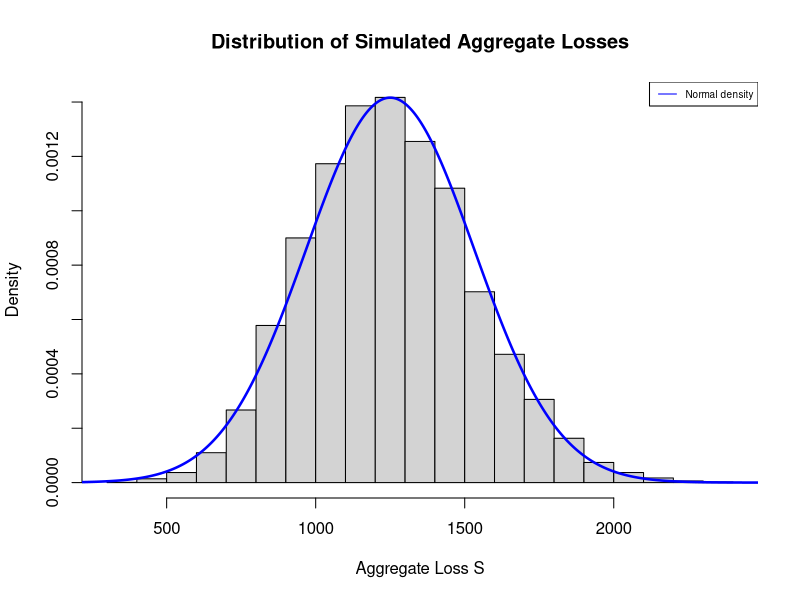

This figure's R source:
## ---- chunk 1

## ---- chunk 2

## ---- chunk 3

## ---- chunk 4
set.seed(4321)  # For reproducibility of results
m <- 10000      # Number of observations to simulate
lambda <- 25    # Parameter for frequency distribution N
a <- 5; b <- 95 # Parameters for severity distribution X
S <- rep(NA, m) # Initialize an empty vector to store S observations

n <- rpois(m, lambda) # Generate m=10000 observations of N from Poisson
for(j in 1:m){ 
  n_j <- n[j] # Given each n_j (j=1,...,m), generate n_j observations of X from uniform
  x_j <- runif(n_j, min=a, max=b)
  s_j <- sum(x_j) # Calculate the aggregate loss s_j
  S[j] <- s_j # Store s_j in the vector of observations
}
mean(S) # Compare to theoretical value of 1,250
var(S)  # Compare to theoretical value of 79,375
mean(S>2000) # Proportion of simulated observations s_j that are > 2000
# Compare to normal approximation method of 0.003884
## ---- chunk 5
hist(S, freq=F, col="lightgray", 
     main="Distribution of Simulated Aggregate Losses", xlab="Aggregate Loss S")

x <- seq(0,2500,by=0.01)
fnorm = dnorm(x, mean=1250, sd=sqrt(79375))
lines(x, fnorm, col="blue", lwd=2.5)
legend("topright", c("Normal density"), lty=1, cex=0.6, col = c("blue"))
## ---- chunk 6

## ---- chunk 7

